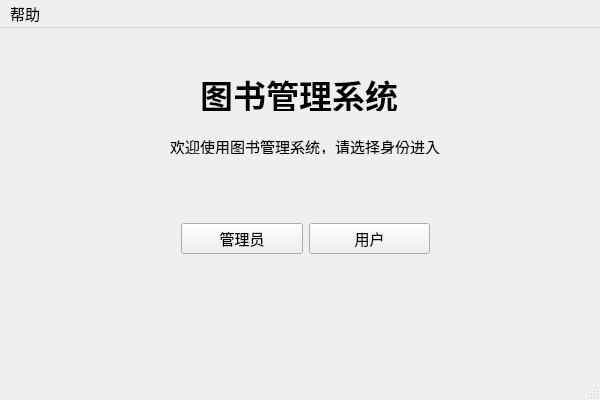
<?xml version="1.0" encoding="UTF-8"?>
<ui version="4.0">
 <class>LibrarySystemClass</class>
 <widget class="QMainWindow" name="LibrarySystemClass">
  <property name="geometry">
   <rect>
    <x>0</x>
    <y>0</y>
    <width>600</width>
    <height>400</height>
   </rect>
  </property>
  <property name="font">
   <font>
    <pointsize>11</pointsize>
   </font>
  </property>
  <property name="windowTitle">
   <string>LibrarySystem</string>
  </property>
  <widget class="QWidget" name="centralWidget">
   <widget class="QLabel" name="label">
    <property name="geometry">
     <rect>
      <x>200</x>
      <y>50</y>
      <width>204</width>
      <height>33</height>
     </rect>
    </property>
    <property name="font">
     <font>
      <family>宋体</family>
      <pointsize>25</pointsize>
      <weight>75</weight>
      <bold>true</bold>
     </font>
    </property>
    <property name="text">
     <string>图书管理系统</string>
    </property>
    <property name="indent">
     <number>-1</number>
    </property>
   </widget>
   <widget class="QLabel" name="label_2">
    <property name="geometry">
     <rect>
      <x>170</x>
      <y>110</y>
      <width>270</width>
      <height>16</height>
     </rect>
    </property>
    <property name="text">
     <string>欢迎使用图书管理系统，请选择身份进入</string>
    </property>
   </widget>
   <widget class="QWidget" name="layoutWidget">
    <property name="geometry">
     <rect>
      <x>170</x>
      <y>180</y>
      <width>271</width>
      <height>61</height>
     </rect>
    </property>
    <layout class="QHBoxLayout" name="horizontalLayout">
     <item>
      <widget class="QPushButton" name="btnAdmin">
       <property name="text">
        <string>管理员</string>
       </property>
      </widget>
     </item>
     <item>
      <widget class="QPushButton" name="btnUser">
       <property name="text">
        <string>用户</string>
       </property>
      </widget>
     </item>
    </layout>
   </widget>
  </widget>
  <widget class="QMenuBar" name="menuBar">
   <property name="geometry">
    <rect>
     <x>0</x>
     <y>0</y>
     <width>600</width>
     <height>23</height>
    </rect>
   </property>
   <widget class="QMenu" name="helpMenu">
    <property name="title">
     <string>帮助</string>
    </property>
    <addaction name="infoAction"/>
    <addaction name="aboutAction"/>
   </widget>
   <addaction name="helpMenu"/>
  </widget>
  <widget class="QStatusBar" name="statusBar"/>
  <action name="infoAction">
   <property name="text">
    <string>使用说明</string>
   </property>
  </action>
  <action name="aboutAction">
   <property name="text">
    <string>关于</string>
   </property>
  </action>
 </widget>
 <layoutdefault spacing="6" margin="11"/>
 <resources>
  <include location="LibrarySystem.qrc"/>
 </resources>
 <connections/>
</ui>
